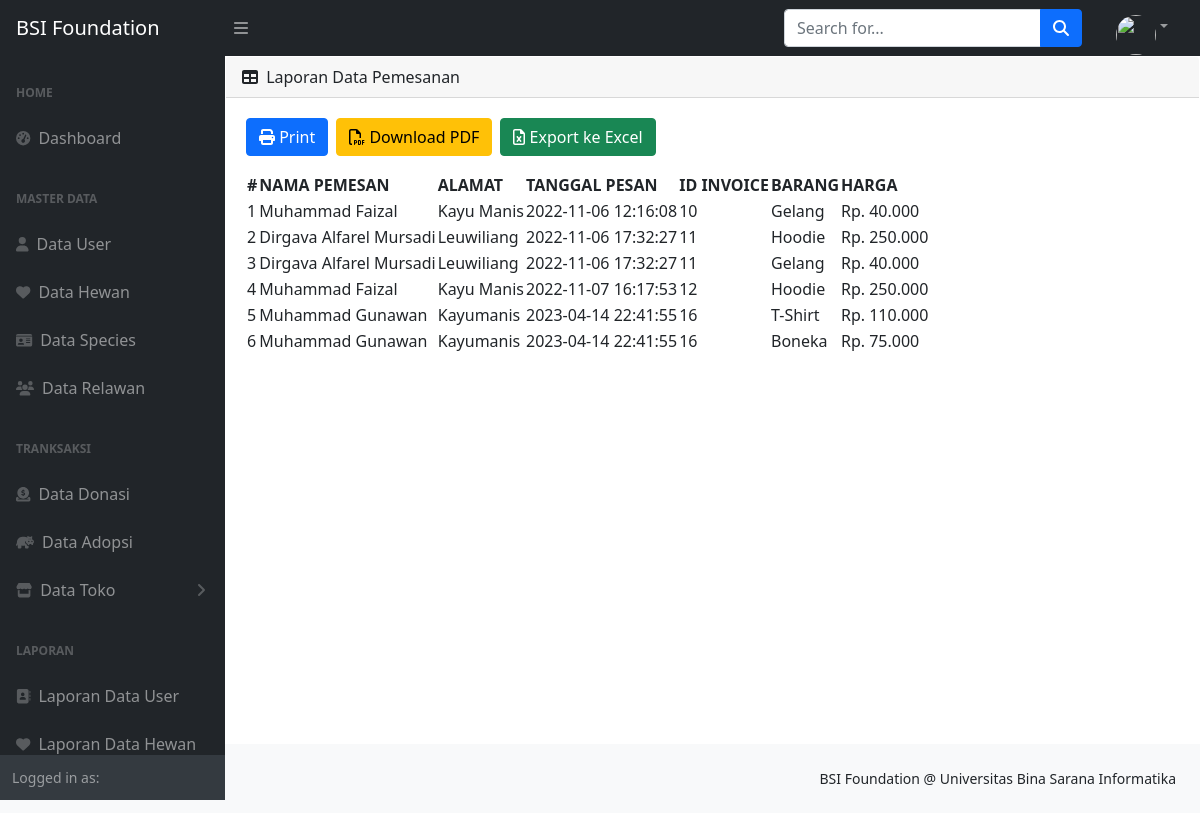
The app's page /index.php/laporan/LaporanDataPemesanan with its own data.
### tables this page shows
CREATE TABLE `pesanan` (
  `id` int(11) NOT NULL,
  `nama` varchar(128) NOT NULL,
  `alamat` varchar(128) NOT NULL,
  `tgl_pesan` datetime NOT NULL,
  `batas_bayar` datetime NOT NULL
);

CREATE TABLE `user` (
  `id` int(11) NOT NULL,
  `nama` varchar(128) NOT NULL,
  `email` varchar(128) NOT NULL,
  `alamat` varchar(256) NOT NULL,
  `no_telepon` varchar(30) NOT NULL,
  `image` varchar(128) NOT NULL,
  `password` varchar(256) NOT NULL,
  `role_id` int(11) NOT NULL,
  `is_active` int(1) NOT NULL,
  `tanggal_input` int(11) NOT NULL
);

CREATE TABLE `detail_pesanan` (
  `id` int(11) NOT NULL,
  `id_invoice` int(11) NOT NULL,
  `id_barang` int(11) NOT NULL,
  `nama_barang` varchar(128) NOT NULL,
  `jumlah` int(3) NOT NULL,
  `harga` int(10) NOT NULL,
  `pilihan` text NOT NULL
);

CREATE TABLE `barang` (
  `id` int(11) NOT NULL,
  `barang` varchar(128) NOT NULL,
  `keterangan` varchar(256) NOT NULL,
  `kategori` varchar(64) NOT NULL,
  `harga` int(11) NOT NULL,
  `stok` int(4) NOT NULL,
  `gambar` text NOT NULL
);

### application/controllers/Laporan.php (called while the page is built, shortened)
<?php
class Laporan extends CI_Controller
{
    public function LaporanDataPemesanan(){
        $data['judul'] = 'Laporan Data Pemesanan';
        $data['user'] = $this->ModelUser->cekData(['email' => $this->session->userdata('email')])->row_array();
        $data['pesanan'] = $this->db->query("select * from pesanan p,detail_pesanan d,barang b,user u where d.id_barang=b.id and p.nama=u.nama and p.id=d.id_invoice")->result();
        $this->load->view('admin/templates/header', $data);
        $this->load->view('admin/templates/sidebar', $data);
        $this->load->view('admin/templates/topbar', $data);
        $this->load->view('admin/laporan/laporan_data_pemesanan', $data);
        $this->load->view('admin/templates/footer', $data);
    }
}

### index.php (called while the page is built, shortened)
<?php
require_once BASEPATH.'core/CodeIgniter.php';

### application/views/admin/laporan/laporan_data_pemesanan.php (the view)
<div id="layoutSidenav_content">
    <main>
        <div class="card mb-4">
                <div class="card-header">
                    <i class="fas fa-table me-1"></i>
                    Laporan Data Pemesanan
                </div>
                <div class="card-body">
                    <table id="datatablesSimple">
                    <a href="<?= base_url('laporan/print_pemesanan'); ?>" class="btn btn-primary me-2 mb-3"><i class="fas fa-print"></i> Print </a>
                    <a href="<?= base_url('laporan/pdf_pemesanan'); ?>" class="btn btn-warning me-2 mb-3"><i class="far fa-file-pdf"></i> Download PDF</a>
                    <a href="<?= base_url('laporan/excel_pemesanan'); ?>" class="btn btn-success mb-3"><i class="far fa-file-excel"></i> Export ke Excel</a>
                         <thead>
                            <tr>
                                <th>#</th>
                                <th>NAMA PEMESAN</th>
                                <th>ALAMAT</th>
                                <th>TANGGAL PESAN</th>
                                <th>ID INVOICE</th>
                                <th>BARANG</th>
                                <th>HARGA</th>
                            </tr>
                        </thead>
                        <tbody>
                            <?php
                            $a = 1;
                            foreach ($pesanan as $i) : ?>
                            <tr>
                                <td><?php echo $a++; ?></td>
                                <td><?php echo $i->nama ?></td>
                                <td><?php echo $i->alamat ?></td>
                                <td><?php echo $i->tgl_pesan ?></td>
                                <td><?php echo $i->id_invoice ?></td>
                                <td><?php echo $i->nama_barang ?></td>
                                <td>Rp. <?php echo number_format($i->harga, 0, ',', '.') ?></td>
                            </tr>
                            <?php endforeach; ?>
                        </tbody>
                    </table>
                </div>
        </div>
    </main>
</div>
</div>

### records on screen
pesanan: user.nama "Muhammad Faizal", user.alamat "Kayu Manis", tgl_pesan "2022-11-06 12:16:08", detail_pesanan.id_invoice "10", detail_pesanan.nama_barang "Gelang", barang.harga "40.000"
pesanan: user.nama "Dirgava Alfarel Mursadi", user.alamat "Leuwiliang", tgl_pesan "2022-11-06 17:32:27", detail_pesanan.id_invoice "11", detail_pesanan.nama_barang "Hoodie", barang.harga "250.000", detail_pesanan.nama_barang "Gelang", barang.harga "40.000"
pesanan: user.nama "Muhammad Faizal", user.alamat "Kayu Manis", tgl_pesan "2022-11-07 16:17:53", detail_pesanan.id_invoice "12", detail_pesanan.nama_barang "Hoodie", barang.harga "250.000"
pesanan: user.nama "Muhammad Gunawan", user.alamat "Kayumanis", tgl_pesan "2023-04-14 22:41:55", detail_pesanan.id_invoice "16", detail_pesanan.nama_barang "T-Shirt", barang.harga "110.000", detail_pesanan.nama_barang "Boneka", barang.harga "75.000"
